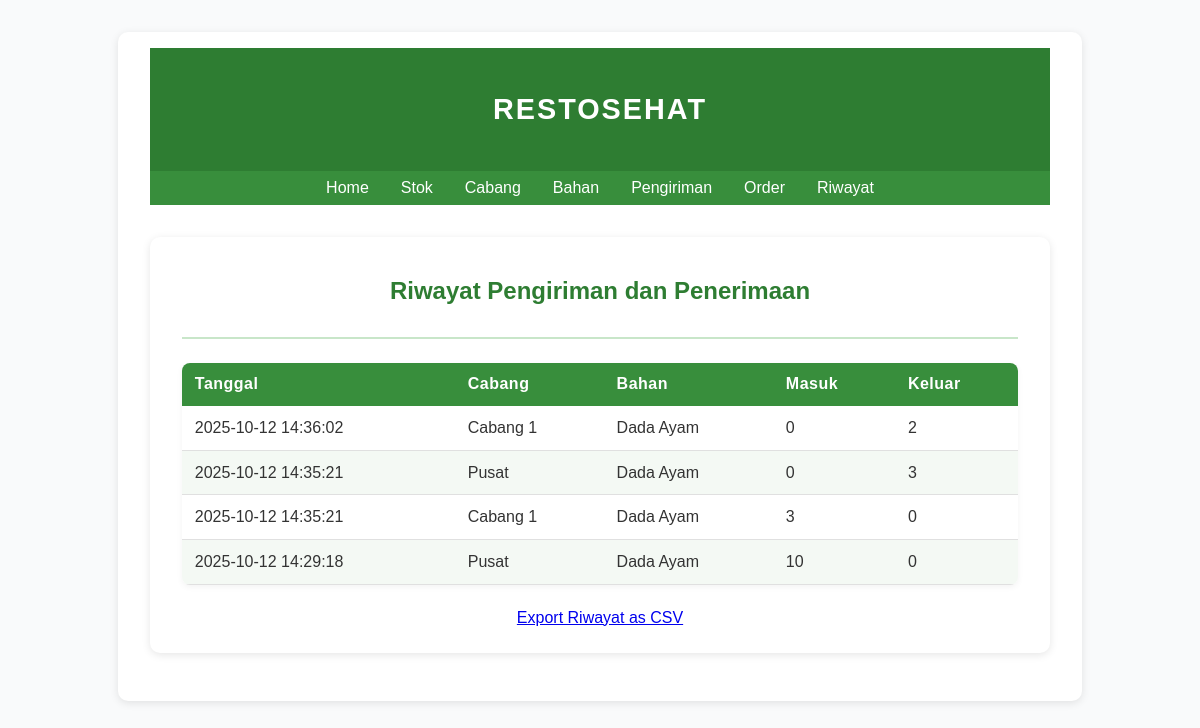
/riwayat, run on the app's committed database.
### main.py (models this page shows, shortened)
class Riwayat(db.Model):
    idPrefix = 'RWT'
    id = db.Column(db.String(5), primary_key=True)
    idCabang = db.Column(db.String(5), db.ForeignKey('cabang.id'), nullable=False)
    idBahan = db.Column(db.String(5), db.ForeignKey('bahan.id'), nullable=False)
    tanggal = db.Column(db.DateTime, default=datetime.utcnow)
    jmlhMasuk = db.Column(db.Integer, default=0)
    jmlhKeluar = db.Column(db.Integer, default=0)

class Cabang(db.Model):
    idPrefix = 'CBG'
    id = db.Column(db.String(5), primary_key=True)
    namaCabang = db.Column(db.String(25), nullable=False)
    stocks = db.relationship('Stock', backref='cabang', lazy=True, cascade="all, delete-orphan")
    riwayat = db.relationship('Riwayat', backref='cabang', lazy=True)

class Bahan(db.Model):
    idPrefix = 'BHN'
    id = db.Column(db.String(5), primary_key=True)
    namaBahan = db.Column(db.String(25), nullable=False)
    satuan = db.Column(db.String(8), nullable=False)
    hargaPerSatuan = db.Column(db.Integer, nullable=False)
    stocks = db.relationship('Stock', backref='bahan', lazy=True, cascade="all, delete-orphan")
    riwayat = db.relationship('Riwayat', backref='bahan', lazy=True)

### main.py (the view)
@app.route("/riwayat", methods=["GET"])
def riwayat():
    records = Riwayat.query.order_by(Riwayat.tanggal.desc()).all()
    cabangs = {c.id: c.namaCabang for c in Cabang.query.all()}
    bahans = {b.id: b.namaBahan for b in Bahan.query.all()}
    return render_template("riwayat.html", records=records, cabangs=cabangs, bahans=bahans)

### templates/riwayat.html (shortened to what this page needs)
{% extends 'base.html' %}
{% block body %}
<div class="content">
    <div class="head-name">
        <p>RESTOSEHAT</p>
    </div>
    <div class="navbar">
        <ul>
            <li><a href="/">Home</a></li>
            <li><a href="/stok">Stok</a></li>
            <li><a href="/cabang">Cabang</a></li>
            <li><a href="/bahan">Bahan</a></li>
            <li><a href="/pengiriman">Pengiriman</a></li>
            <li><a href="/order">Order</a></li>
            <li><a href="/riwayat">Riwayat</a></li>
        </ul>
    </div>
    <div class="content">
        <div class="head-content">
            <p>Riwayat Pengiriman dan Penerimaan</p>
        </div>
        <div class="main-content">
            <table>
                <thead>
                    <tr>
                        <th>Tanggal</th>
                        <th>Cabang</th>
                        <th>Bahan</th>
                        <th>Masuk</th>
                        <th>Keluar</th>
                    </tr>
                </thead>
                <tbody>
                    {% for r in records %}
                    <tr>
                        <td>{{ r.tanggal.strftime('%Y-%m-%d %H:%M:%S') }}</td>
                        <td>{{ cabangs.get(r.idCabang, 'Unknown') }}</td>
                        <td>{{ bahans.get(r.idBahan, 'Unknown') }}</td>
                        <td>{{ r.jmlhMasuk }}</td>
                        <td>{{ r.jmlhKeluar }}</td>
                    </tr>
                    {% endfor %}
                </tbody>
            </table>
            <a href="{{ url_for('export_riwayat_csv') }}" class="btn btn-primary" style="margin-bottom:10px;">
                Export Riwayat as CSV
            </a>
        </div>
    </div>
</div>
{% endblock %}

### static/main.css (style rules this page uses)
body { margin: 0; padding: 0; font-family: 'Poppins', sans-serif; background-color: #f9fafb; color: #333; }
.head-name { background-color: #2e7d32; color: white; text-align: center; padding: 1rem 0; font-size: 1.8rem; font-weight: 600; letter-spacing: 2px; }
.navbar { background-color: #388e3c; padding: 0.5rem 0; }
.navbar ul { list-style: none; display: flex; justify-content: center; gap: 2rem; margin: 0; padding: 0; }
.navbar a { text-decoration: none; color: white; font-weight: 500; transition: 0.2s ease-in-out; }
.content { max-width: 900px; margin: 2rem auto; padding: 1rem 2rem; background-color: white; border-radius: 10px; box-shadow: 0 2px 8px rgba(0,0,0,0.1); }
.head-content { text-align: center; font-size: 1.5rem; font-weight: 600; color: #2e7d32; border-bottom: 2px solid #c8e6c9; padding-bottom: 0.5rem; margin-bottom: 1.5rem; }
.main-content { display: flex; flex-direction: column; align-items: center; gap: 1.5rem; }
table { width: 100%; border-collapse: collapse; border-radius: 8px; overflow: hidden; box-shadow: 0 2px 6px rgba(0,0,0,0.05); }
th { background-color: #388e3c; color: white; text-align: left; padding: 0.8rem; font-weight: 600; letter-spacing: 0.5px; }
td { padding: 0.8rem; border-bottom: 1px solid #e0e0e0; }
tr:nth-child(even) { background-color: #f4f9f4; }

### data on the page
Riwayat: tanggal "2025-10-12 14:36:02", get "Cabang 1", get "Dada Ayam", jmlhMasuk "0", jmlhKeluar "2"
Riwayat: tanggal "2025-10-12 14:35:21", get "Pusat", get "Dada Ayam", jmlhMasuk "0", jmlhKeluar "3"
Riwayat: tanggal "2025-10-12 14:35:21", get "Cabang 1", get "Dada Ayam", jmlhMasuk "3", jmlhKeluar "0"
Riwayat: tanggal "2025-10-12 14:29:18", get "Pusat", get "Dada Ayam", jmlhMasuk "10", jmlhKeluar "0"
